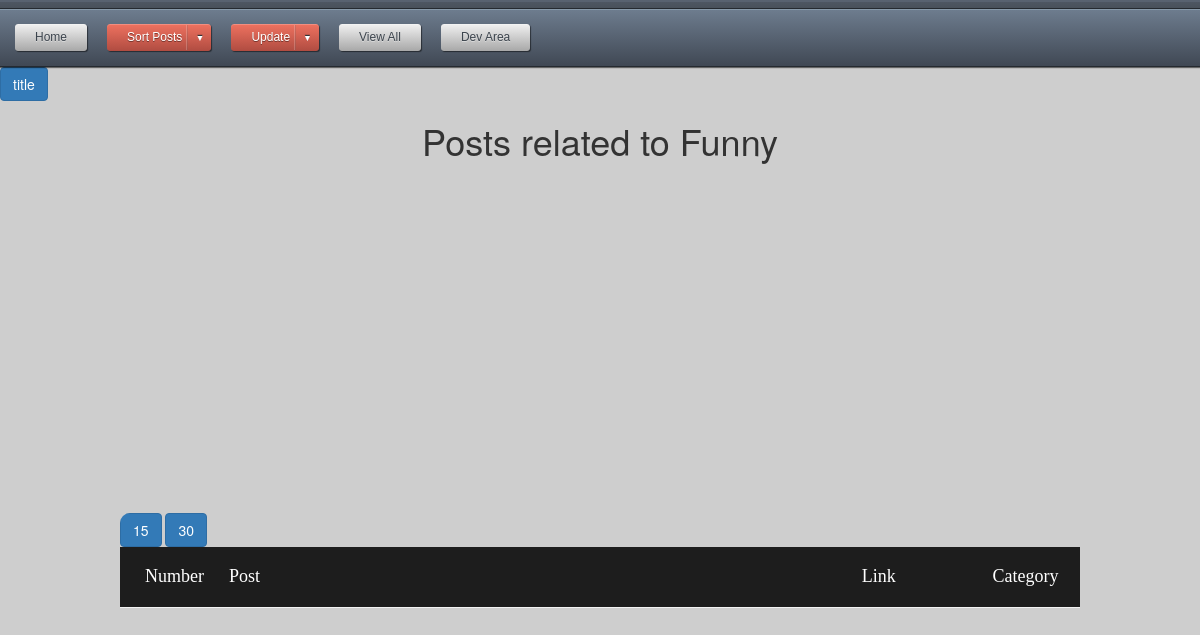
The app's page /sortby/1/15?sort_cat=Funny, older data.
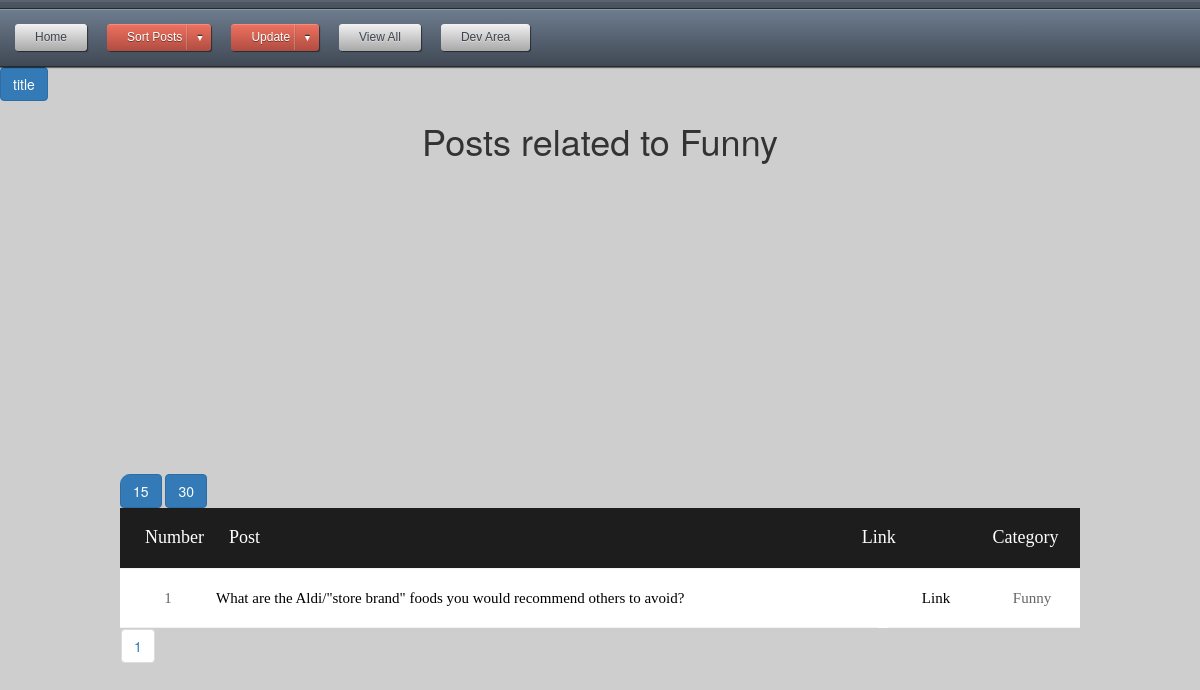
The same page, newer data.
### app.py (models this page shows)
class posts(db.Model):
    id = db.Column(db.String, primary_key=True)
    title = db.Column(db.String(80), unique=True, nullable=False)
    link = db.Column(db.String(120), unique=True, nullable=False)
    category = db.Column(db.String(120), unique=True, nullable=False)
    date_added = db.Column(db.String(120), unique=False, nullable=False)
    thread_text = db.Column(db.String(400), unique=True, nullable=False)
    image = db.Column(db.String(400), unique=True, nullable=False)

### app.py (the view)
@app.route('/sortby/<int:page_num>/<int:per_page_res>', methods=['GET', 'POST'])
def sortby(page_num, per_page_res):
	sort_cat = request.args.get('sort_cat', None)
	order_by = request.args.get('order_by', None)
	print(sort_cat)
	per_page = per_page_res
	t3 = posts.query.filter_by(category=sort_cat).order_by(order_by).paginate(per_page=per_page_res, page=page_num, error_out=True)
	return render_template("sortby.html", order_by=order_by, t3=t3, per_page=per_page, posts=posts, zip=zip, sort_cat=sort_cat)

### app.py (called while the page is built)
@app.context_processor
def utility_functions():
    def print_in_console(message):
        print (str(message))
    return dict(mdebug=print_in_console)

@app.context_processor
def inject_user():
    return dict(category=categories)

### templates/sortby.html (shortened to what this page needs)
<!DOCTYPE html>
<html>
<head>
</head>
{% include "topnav.html" %}
<div class="limiter">
<body>
<a href="{{url_for('sortby', page_num=t3.page, per_page_res=15, order_by='title', sort_cat=sort_cat )}}"><button type="button" class="btn btn-primary">title</button></a>
<h1>Posts related to {{sort_cat}}</h1>
	<div class="container-table100">
			<div class="wrap-table100">
				<a href="{{url_for('sortby', page_num=t3.page, per_page_res=15, order_by=order_by, sort_cat=sort_cat )}}"><button type="button" class="btn btn-primary">15</button></a>
				<a href="{{url_for('sortby', page_num=t3.page, per_page_res=30, order_by=order_by, sort_cat=sort_cat )}}"><button type="button" class="btn btn-primary">30</button></a>
					<div class="table">
						<div class="row header" style="content: none">
							<div class="cell">Number</div>
							<div class="cell">Post</div>
							<div class="cell">Link</div>
							<div class="cell">Category</div>
						</div>
						{% for t,i in zip(t3.items, range(per_page, 0, -1)) %}
						<div class="row">
							<div class="cell" data-title="Number">
								{% if t3.page == 1 %}
								{{(t3.page * (per_page+1))-i}}
								{% else %}
								{{(t3.page * (per_page))-(i-1)}}
								{% endif %}
							</div>
							<div class="cell" data-title="Post" style="width:69%;"><a href="#" data-toggle="modal" data-target="#{{t.id}}">{{t.title}}</div>
							<div class="cell" data-title="Link"><a href="{{t.link}}" target='_blank'>Link</a></div>
							<div class="cell" data-title="Category">{{t.category}}</div>
						</div>
								{% endfor %}
						<nav aria-label="Page navigation example">
							<ul class="pagination" style="margin:1px">
								{% for page in t3.iter_pages(right_edge=1, left_edge=5) %}
									{% if page %}
										<li class="page-item"><a class="page-link" href="{{url_for('sortby', page_num=page, per_page_res=per_page, sort_cat=sort_cat )}}">{{ page }}</a>
									{% else %}
										<li class="page-item"><a class="page-link" href="#">...</a>
									{% endif %}
								{% endfor %}
							</ul>
						</nav>
					</div>
</body>
</html>

Row changes from the older to the newer data that the page shows:
now on this page (row edited): posts: category "Funny", page "1", title "What are the Aldi/\"store brand\" foods you would recommend others to avoid?"
Text that changed along with them:
{{ sort_cat }}: "Funny" → (not shown)
new list line: "1"
